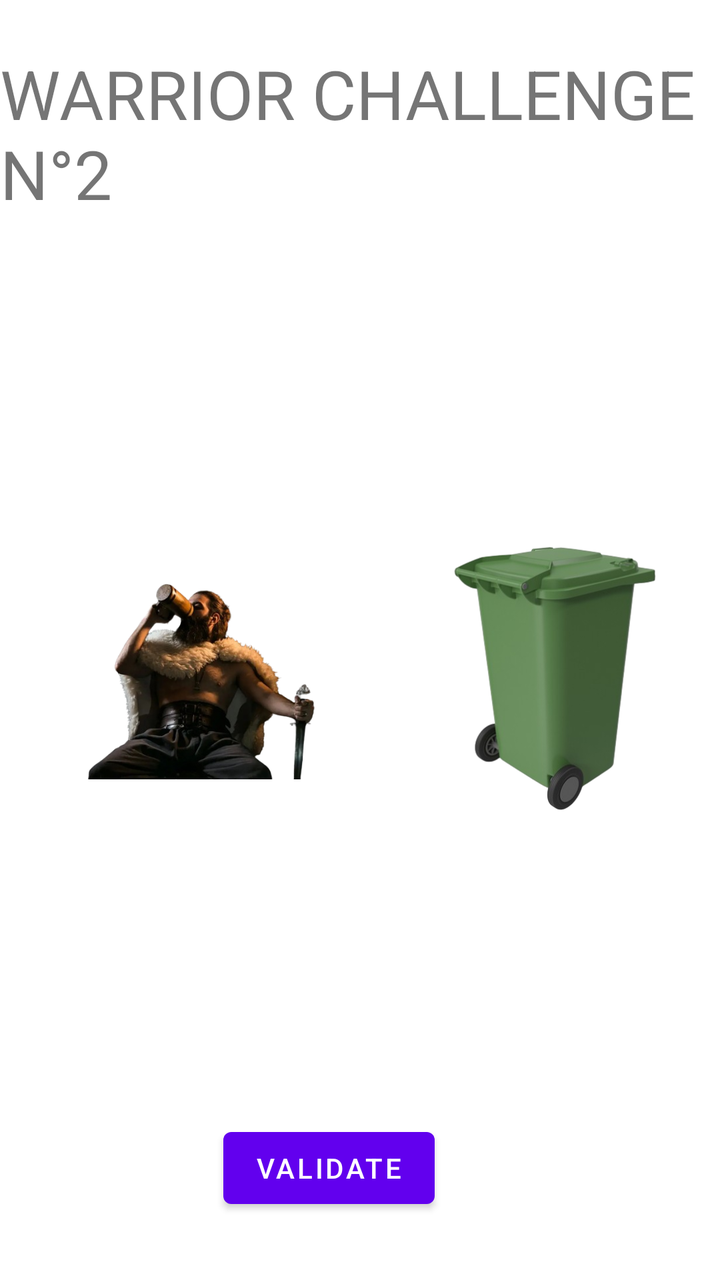
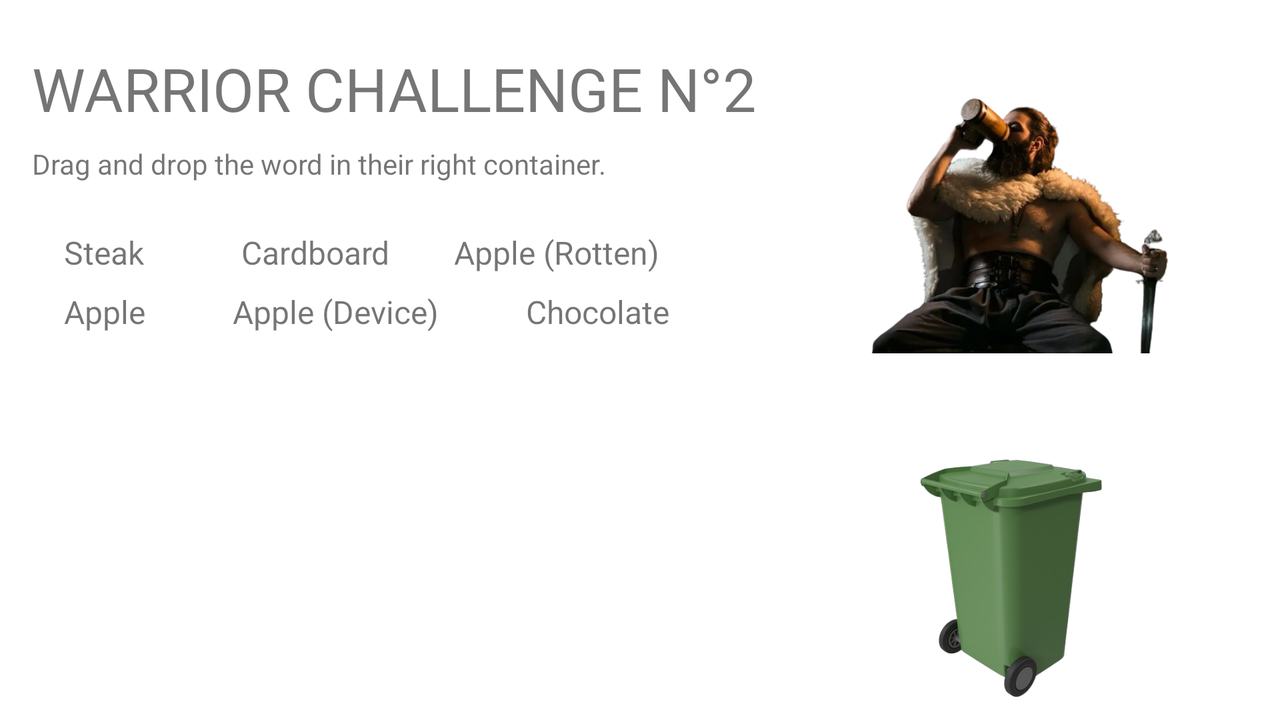

An Android layout and its configuration variant, each rendered on a device that would load it. The default file and the variant file are quoted in full after the pictures.
<!-- AndroidManifest.xml: application theme Theme.M1_IHM_Projet -->
<!-- res/layout/activity_warrior_challenge_2.xml -->
<?xml version="1.0" encoding="utf-8"?>
<androidx.constraintlayout.widget.ConstraintLayout xmlns:android="http://schemas.android.com/apk/res/android"
    xmlns:app="http://schemas.android.com/apk/res-auto"
    xmlns:tools="http://schemas.android.com/tools"
    android:layout_width="match_parent"
    android:layout_height="match_parent"
    tools:context=".MainActivity">

    <TextView
        android:id="@+id/titleTextView"
        android:layout_width="wrap_content"
        android:layout_height="wrap_content"
        android:layout_marginTop="24dp"
        android:text="@string/secondWarriorChallengeTitle"
        android:textSize="34sp"
        app:layout_constraintEnd_toEndOf="parent"
        app:layout_constraintHorizontal_bias="0.498"
        app:layout_constraintStart_toStartOf="parent"
        app:layout_constraintTop_toTopOf="parent" />

    <Button
        android:id="@+id/newGameButton"
        android:layout_width="wrap_content"
        android:layout_height="wrap_content"
        android:layout_marginBottom="32dp"
        android:text="@string/validateChallenge"
        app:layout_constraintBottom_toBottomOf="parent"
        app:layout_constraintEnd_toEndOf="parent"
        app:layout_constraintHorizontal_bias="0.439"
        app:layout_constraintStart_toStartOf="parent" />

    <ImageView
        android:id="@+id/binImage"
        android:layout_width="166dp"
        android:layout_height="206dp"
        app:layout_constraintBottom_toTopOf="@+id/newGameButton"
        app:layout_constraintEnd_toEndOf="parent"
        app:layout_constraintTop_toBottomOf="@+id/titleTextView"
        app:srcCompat="@drawable/trash_bin_garbage_container_2j8eon9_600_removebg_preview__1_" />

    <ImageView
        android:id="@+id/imageView2"
        android:layout_width="0dp"
        android:layout_height="0dp"
        app:layout_constraintBottom_toTopOf="@+id/newGameButton"
        app:layout_constraintEnd_toStartOf="@+id/binImage"
        app:layout_constraintStart_toStartOf="parent"
        app:layout_constraintTop_toBottomOf="@+id/titleTextView"
        app:srcCompat="@drawable/warrior_diet_removebg_preview" />

</androidx.constraintlayout.widget.ConstraintLayout>
<!-- resources referenced by this layout -->
<resources>
  <!-- drawable trash_bin_garbage_container_2j8eon9_600_removebg_preview__1_: png bitmap (drawable, 77699 bytes) -->
  <!-- drawable warrior_diet_removebg_preview: png bitmap (drawable, 158502 bytes) -->
  <string name="secondWarriorChallengeTitle">WARRIOR CHALLENGE N°2</string>
  <string name="validateChallenge">VALIDATE</string>
  <style name="Theme.M1_IHM_Projet" parent="Theme.MaterialComponents.DayNight.NoActionBar">
          
          <item name="colorPrimary">@color/purple_500</item>
          <item name="colorPrimaryVariant">@color/purple_700</item>
          <item name="colorOnPrimary">@color/white</item>
          
          <item name="colorSecondary">@color/teal_200</item>
          <item name="colorSecondaryVariant">@color/teal_700</item>
          <item name="colorOnSecondary">@color/black</item>
          
          <item name="android:statusBarColor">?attr/colorPrimaryVariant</item>
          
      </style>
</resources>
<!-- res/layout-land/activity_warrior_challenge_2.xml (the repository's variant of the layout above) -->
<!-- drawn on the phone turned sideways -->
<?xml version="1.0" encoding="utf-8"?>
<androidx.constraintlayout.widget.ConstraintLayout xmlns:android="http://schemas.android.com/apk/res/android"
    xmlns:app="http://schemas.android.com/apk/res-auto"
    xmlns:tools="http://schemas.android.com/tools"
    android:layout_width="match_parent"
    android:layout_height="match_parent"
    tools:context=".MainActivity">

    <LinearLayout
        android:id="@+id/linearLayout"
        android:layout_width="0dp"
        android:layout_height="0dp"
        android:layout_marginStart="16dp"
        android:layout_marginTop="16dp"
        android:layout_marginEnd="16dp"
        android:layout_marginBottom="16dp"
        android:orientation="vertical"
        app:layout_constraintBottom_toBottomOf="parent"
        app:layout_constraintEnd_toStartOf="@+id/constraintLayout"
        app:layout_constraintStart_toStartOf="parent"
        app:layout_constraintTop_toBottomOf="@+id/textView2">

        <LinearLayout
            android:layout_width="match_parent"
            android:layout_height="wrap_content"
            android:orientation="horizontal">

            <TextView
                android:id="@+id/wordTV"
                android:layout_width="wrap_content"
                android:layout_height="wrap_content"
                android:layout_marginStart="16dp"
                android:layout_marginTop="8dp"
                android:layout_marginEnd="16dp"
                android:layout_weight="1"
                android:text="@string/warriorSecondChallengeWord"
                android:textSize="16sp" />

            <TextView
                android:id="@+id/wordTV1"
                android:layout_width="wrap_content"
                android:layout_height="wrap_content"
                android:layout_marginStart="16dp"
                android:layout_marginTop="8dp"
                android:layout_marginEnd="16dp"
                android:text="@string/warriorSecondChallengeWord1"
                android:textSize="16sp" />

            <TextView
                android:id="@+id/wordTV2"
                android:layout_width="wrap_content"
                android:layout_height="wrap_content"
                android:layout_marginStart="16dp"
                android:layout_marginTop="8dp"
                android:layout_marginEnd="16dp"
                android:layout_weight="1"
                android:text="@string/warriorSecondChallengeWord2"
                android:textSize="16sp" />

        </LinearLayout>

        <LinearLayout
            android:layout_width="match_parent"
            android:layout_height="wrap_content"
            android:orientation="horizontal">

            <TextView
                android:id="@+id/wordTV3"
                android:layout_width="wrap_content"
                android:layout_height="wrap_content"
                android:layout_marginStart="16dp"
                android:layout_marginTop="8dp"
                android:layout_marginEnd="16dp"
                android:layout_weight="1"
                android:text="@string/warriorSecondChallengeWord3"
                android:textSize="16sp" />

            <TextView
                android:id="@+id/wordTV4"
                android:layout_width="wrap_content"
                android:layout_height="wrap_content"
                android:layout_marginStart="16dp"
                android:layout_marginTop="8dp"
                android:layout_marginEnd="16dp"
                android:layout_weight="1"
                android:text="@string/warriorSecondChallengeWord4"
                android:textSize="16sp" />

            <TextView
                android:id="@+id/wordTV5"
                android:layout_width="wrap_content"
                android:layout_height="wrap_content"
                android:layout_marginStart="16dp"
                android:layout_marginTop="8dp"
                android:layout_marginEnd="16dp"
                android:layout_weight="1"
                android:text="@string/warriorSecondChallengeWord5"
                android:textSize="16sp" />

        </LinearLayout>
    </LinearLayout>

    <TextView
        android:id="@+id/titleTextView"
        android:layout_width="wrap_content"
        android:layout_height="wrap_content"
        android:layout_marginStart="16dp"
        android:layout_marginTop="24dp"
        android:orientation="vertical"
        android:text="@string/secondWarriorChallengeTitle"
        android:textSize="30sp"
        app:layout_constraintStart_toStartOf="parent"
        app:layout_constraintTop_toTopOf="parent" />

    <androidx.constraintlayout.widget.ConstraintLayout
        android:id="@+id/constraintLayout"
        android:layout_width="0dp"
        android:layout_height="0dp"
        android:layout_marginEnd="8dp"
        android:orientation="vertical"
        app:layout_constraintBottom_toBottomOf="parent"
        app:layout_constraintEnd_toEndOf="parent"
        app:layout_constraintStart_toEndOf="@+id/titleTextView"
        app:layout_constraintTop_toTopOf="parent">

        <ImageView
            android:id="@+id/warriorImage"
            android:layout_width="0dp"
            android:layout_height="0dp"
            android:contentDescription="@string/warriorClassName"
            app:layout_constraintBottom_toTopOf="@+id/binImage"
            app:layout_constraintEnd_toEndOf="parent"
            app:layout_constraintStart_toStartOf="parent"
            app:layout_constraintTop_toTopOf="parent"
            app:srcCompat="@drawable/warrior_diet_removebg_preview" />

        <ImageView
            android:id="@+id/binImage"
            android:layout_width="0dp"
            android:layout_height="150dp"
            android:contentDescription="@string/binImageDescription"
            app:layout_constraintBottom_toBottomOf="parent"
            app:layout_constraintEnd_toEndOf="parent"
            app:layout_constraintStart_toStartOf="parent"
            app:srcCompat="@drawable/trash_bin_garbage_container_2j8eon9_600_removebg_preview__1_" />
    </androidx.constraintlayout.widget.ConstraintLayout>

    <TextView
        android:id="@+id/textView2"
        android:layout_width="wrap_content"
        android:layout_height="wrap_content"
        android:layout_marginTop="8dp"
        android:text="@string/questionWarriorChallenge2"
        app:layout_constraintStart_toStartOf="@+id/titleTextView"
        app:layout_constraintTop_toBottomOf="@+id/titleTextView" />

</androidx.constraintlayout.widget.ConstraintLayout>
<!-- resources referenced by the variant -->
<!-- as the phone turned sideways resolves them -->
<resources>
  <!-- drawable trash_bin_garbage_container_2j8eon9_600_removebg_preview__1_: png bitmap (drawable, 77699 bytes) -->
  <!-- drawable warrior_diet_removebg_preview: png bitmap (drawable, 158502 bytes) -->
  <string name="binImageDescription">A bin</string>
  <string name="questionWarriorChallenge2">Drag and drop the word in their right container.</string>
  <string name="secondWarriorChallengeTitle">WARRIOR CHALLENGE N°2</string>
  <string name="warriorClassName">Warrior</string>
  <string name="warriorSecondChallengeWord">Steak</string>
  <string name="warriorSecondChallengeWord1">Cardboard</string>
  <string name="warriorSecondChallengeWord2">Apple (Rotten)</string>
  <string name="warriorSecondChallengeWord3">Apple</string>
  <string name="warriorSecondChallengeWord4">Apple (Device)</string>
  <string name="warriorSecondChallengeWord5">Chocolate</string>
  <style name="Theme.M1_IHM_Projet" parent="Theme.MaterialComponents.DayNight.NoActionBar">
          
          <item name="colorPrimary">@color/purple_500</item>
          <item name="colorPrimaryVariant">@color/purple_700</item>
          <item name="colorOnPrimary">@color/white</item>
          
          <item name="colorSecondary">@color/teal_200</item>
          <item name="colorSecondaryVariant">@color/teal_700</item>
          <item name="colorOnSecondary">@color/black</item>
          
          <item name="android:statusBarColor">?attr/colorPrimaryVariant</item>
          
      </style>
</resources>
